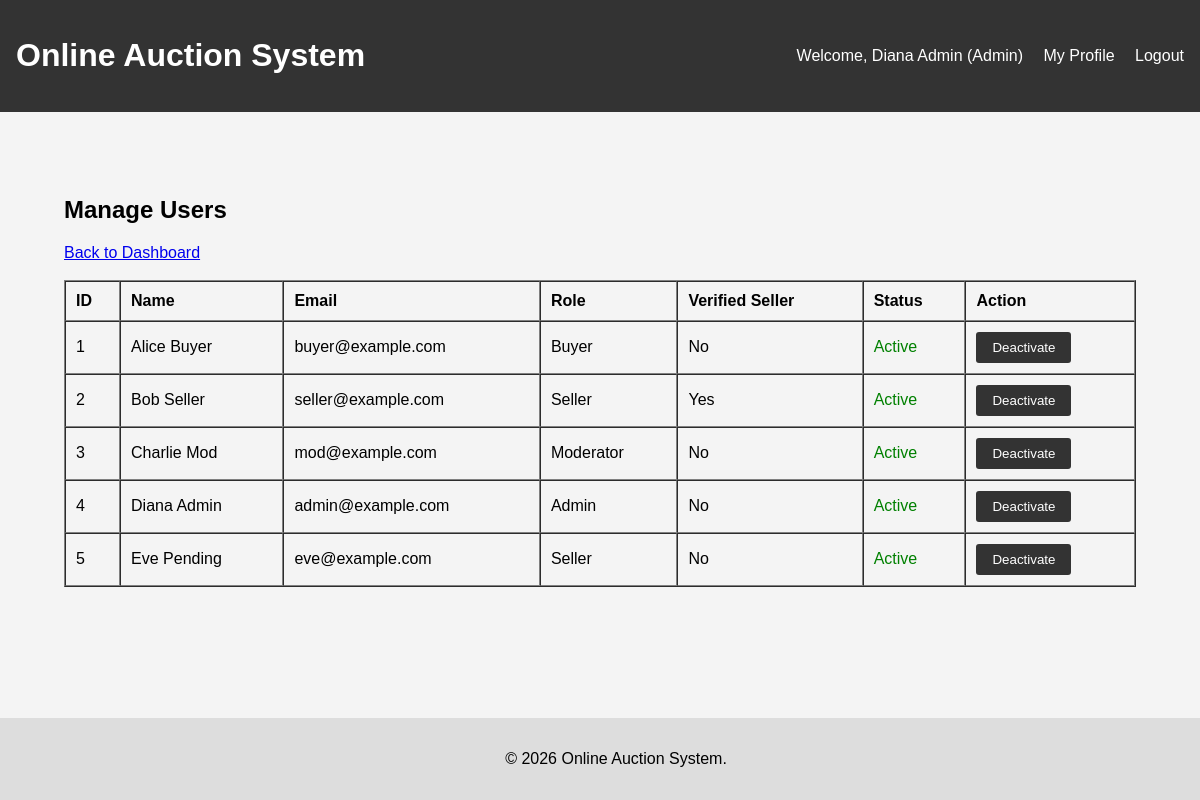
Screenshot of /index.php?page=admin_users (signed in) with the database file from the repository.
### tables this page shows
CREATE TABLE users (
    id INT AUTO_INCREMENT PRIMARY KEY,
    name VARCHAR(255) NOT NULL,
    email VARCHAR(255) UNIQUE NOT NULL,
    password_hash VARCHAR(255) NOT NULL,
    phone VARCHAR(50),
    bio TEXT,
    profile_pic VARCHAR(255),
    role ENUM('buyer', 'seller', 'moderator', 'admin') NOT NULL DEFAULT 'buyer',
    seller_verified BOOLEAN DEFAULT FALSE,
    is_active BOOLEAN DEFAULT TRUE,
    reputation_score DECIMAL(5,2) DEFAULT 0.00,
    created_at TIMESTAMP DEFAULT CURRENT_TIMESTAMP
);

### model/user_model.php (called while the page is built, shortened)
<?php
function get_all_users($conn) {
    $result = $conn->query("SELECT * FROM users");
    $users = [];
    while ($row = $result->fetch_assoc()) {
        $users[] = $row;
    }
    return $users;
}
?>

### view/admin/users.php (the view, shortened to what this page needs)
<?php require_once 'view/layout/header.php'; ?>
<div class="container">
    <h2>Manage Users</h2>
    <a href="index.php?page=admin_dashboard">Back to Dashboard</a>
    <br><br>
    <table border="1" cellpadding="10" cellspacing="0" style="width:100%; text-align:left;">
        <thead>
            <tr>
                <th>ID</th>
                <th>Name</th>
                <th>Email</th>
                <th>Role</th>
                <th>Verified Seller</th>
                <th>Status</th>
                <th>Action</th>
            </tr>
        </thead>
        <tbody>
            <?php foreach ($users as $user): ?>
                <tr>
                    <td><?= htmlspecialchars($user['id']) ?></td>
                    <td><?= htmlspecialchars($user['name']) ?></td>
                    <td><?= htmlspecialchars($user['email']) ?></td>
                    <td><?= htmlspecialchars(ucfirst($user['role'])) ?></td>
                    <td><?= $user['seller_verified'] ? 'Yes' : 'No' ?></td>
                    <td id="status-<?= $user['id'] ?>">
                        <?= $user['is_active'] ? '<span style="color:green">Active</span>' : '<span style="color:red">Inactive</span>' ?>
                    </td>
                    <td>
                        <button onclick="toggleUserStatus(<?= $user['id'] ?>, <?= $user['is_active'] ? 0 : 1 ?>)" class="btn">
                            <?= $user['is_active'] ? 'Deactivate' : 'Activate' ?>
                        </button>
                    </td>
                </tr>
            <?php endforeach; ?>
        </tbody>
    </table>
</div>
<?php require_once 'view/layout/footer.php'; ?>

### index.php (shortened to what this page needs)
<?php
require_once 'database/db.php';
$page = isset($_GET['page']) ? $_GET['page'] : 'home';
switch($page) {
    case 'admin_dashboard':
    case 'admin_users':
    case 'admin_sellers':
    case 'admin_reports':
        require_once 'controller/AdminController.php';
        admin_handle_request($page);
        break;
}
?>

### controller/AdminController.php (shortened to what this page needs)
<?php
require_once 'model/user_model.php';
function admin_handle_request($page) {
    switch($page) {
        case 'admin_users':
            admin_users();
            break;
    }
}
function admin_users() {
    global $conn;
    $users = get_all_users($conn);
    require 'view/admin/users.php';
}
?>

### view/layout/header.php (shortened to what this page needs)
<!DOCTYPE html>
<html lang="en">
<head>
    <link rel="stylesheet" href="assets/css/style.css">
</head>
<body>
    <header class="main-header">
        <h1>Online Auction System</h1>
        <nav>
            <?php if (isset($_SESSION['user_id'])): ?>
                Welcome, <?= htmlspecialchars($_SESSION['name']) ?> (<?= ucfirst($_SESSION['role']) ?>)
                <a href="index.php?page=profile">My Profile</a>
                <a href="index.php?page=logout">Logout</a>
            <?php else: ?>
                <a href="index.php?page=login">Login</a>
                <a href="index.php?page=register">Register</a>
            <?php endif; ?>
        </nav>
    </header>
    <main class="container">

### view/layout/footer.php
    </main>
    <footer class="main-footer">
        <p>&copy; 2026 Online Auction System.</p>
    </footer>
</body>
</html>

### assets/css/style.css (style rules this page uses)
body { font-family: Arial, sans-serif; margin: 0; padding: 0; background-color: #f4f4f4; }
.main-header { background-color: #333; color: #fff; padding: 1rem; display: flex; justify-content: space-between; align-items: center; }
.main-header a { color: #fff; text-decoration: none; margin-left: 1rem; }
.container { padding: 2rem; max-width: 1200px; margin: auto; }
.btn { background: #333; color: #fff; padding: 0.5rem 1rem; border: none; border-radius: 3px; cursor: pointer; }
.main-footer { text-align: center; padding: 1rem; background: #ddd; position: fixed; bottom: 0; width: 100%; }

### rows the page displays
users: id "1", name "Alice Buyer", email "buyer@example.com", role "Buyer", seller_verified "No", is_active "Active"
users: id "2", name "Bob Seller", email "seller@example.com", role "Seller", seller_verified "Yes", is_active "Active"
users: id "3", name "Charlie Mod", email "mod@example.com", role "Moderator", seller_verified "No", is_active "Active"
users: id "4", name "Diana Admin", email "admin@example.com", role "Admin", seller_verified "No", is_active "Active"
users: id "5", name "Eve Pending", email "eve@example.com", role "Seller", seller_verified "No", is_active "Active"

### other values shown
$_SESSION['name'] "Diana Admin"
$_SESSION['role'] "Admin"
